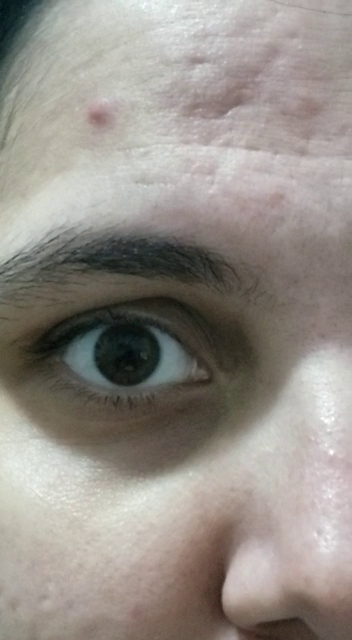
#> input picture frame 38 of videos/v2.mp4, 352 x 640 px
$ python teste.py
#> lines starting #> are read from the running program, lines starting #| are printed output that depends on the picture; after the words box and inside, x2 and y2 are one past the last pixel; in counts of white or black regions, pixels touching at a corner belong together
### funVC.py
#from pyautogui import position as pd
#from pyautogui import moveTo as mt
import win32api as win
import math
import matplotlib.pyplot as mp
import datetime
import pandas as pd

perc_x = .1;
perc_y=.1;
LimiteDist=8
dt=.1; # velocidade com que o cursor vai andar.
eixo_x = []
eixo_y=[]
r=.05
#saida_posicao_olho=[[],[]]
atuador=[0,0]
# [57 lines left out: functions verifica_direcao, atuaMouse, defineOrigem, raioMinimo, not called in this run]


def tracking(pontoInteresse):
    eixo_y.append(pontoInteresse[1])
    eixo_x.append(pontoInteresse[0])

    #print(valores_1)


def plot_cursor():
    mp.plot(eixo_x, eixo_y,'r')
    mp.show()


def defineOrigem1(x,y):
    #funcao para definir nova origem do sistema.
        x_calib_0=x
        y_calib_0=y
        return [x_calib_0,y_calib_0]

### teste.py
import cv2
import funVC as fvc
import numpy as np
import matplotlib.pyplot as mp
video=cv2.VideoCapture('videos/v2.mp4')
font = cv2.FONT_HERSHEY_SIMPLEX

# org
org = (50, 50)

# fontScale
fontScale = 0.5

# Blue color in BGR
color = (0, 255, 255)

# Line thickness of 2 px
thickness = 1
print(type(video))

ret, frame=video.read()
#> frame is the input picture: shape (640, 352, 3); mean B, G, R 137, 143.7, 149.4
rows,cols,_=frame.shape
#> rows = 640; cols = 352
frame=frame[250:500, 40:300]
#> frame: shape (250, 260, 3)
inicio=(300,250)
fim=(20,430)
img_gray=cv2.cvtColor(frame,cv2.COLOR_BGR2GRAY)
img_gray= cv2.blur(img_gray,(11,11))
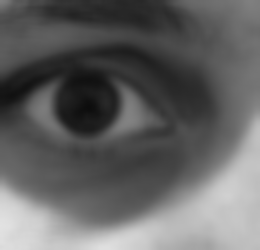
#> img_gray: shape (250, 260); min 13, max 226, mean 99.1
mp.hist(img_gray.ravel(),256,[0,256])
mp.show()
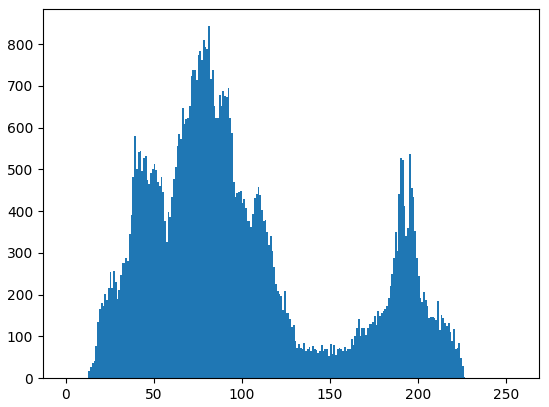
#> figure drawn by matplotlib, 1 panel; tallest bar 843 high, from x = 81 to 82
img_gray =cv2.equalizeHist(img_gray)
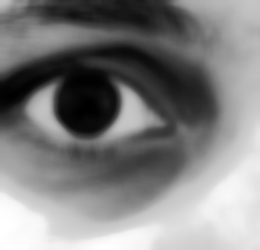
#> img_gray: shape (250, 260); min 0, max 255, mean 128.4
mp.hist(img_gray.ravel(),256,[0,256])
mp.show()
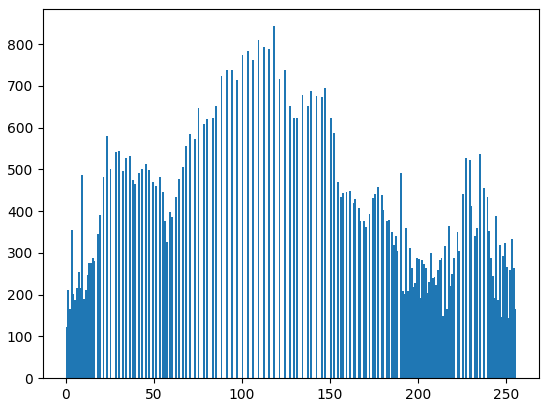
#> figure drawn by matplotlib, 1 panel; tallest bar 843 high, from x = 118 to 119
img_gray=cv2.GaussianBlur(img_gray,(9,9),0)
_, threshold=cv2.threshold(img_gray,0,200,cv2.THRESH_BINARY_INV)
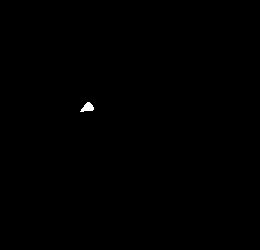
#> threshold: shape (250, 260); values 0 (black) and 200 (white), 0.13% white; 1 white region
contours, hierarchy  = cv2.findContours(threshold, cv2.RETR_TREE, cv2.CHAIN_APPROX_SIMPLE)
#> contours = 1 contour; box (x1, y1, x2, y2) and area: (80, 102, 94, 112) 68
for ctr in contours:
        M=cv2.moments(ctr)
        cx = int(M['m10']/M['m00'])
        cy = int(M['m01']/M['m00'])
        #(x,y,w,h)= cv2.boundingRect(ctr) # geramos um retangulo
        #cv2.drawContours(frame,[ctr],-1,(0,0,255),3)
       # cv2.rectangle(frame,(x,y),(x+w,y+h),(255, 255, 0),1)
        cv2.circle(frame,(cx,cy),10,(255, 255, 0))
        [x_calib_0,y_calib_0]=fvc.defineOrigem1(cx,cy)
#> this loop made 1 pass
#> (cx, cy, x_calib_0, y_calib_0) on pass 1: (87, 106, 87, 106)
#> frame: shape (250, 260, 3); mean B, G, R 90.9, 99.4, 102
        #cv2.rectangle(frame,inicio,fim,(255,0,0),2)
cv2.line(threshold,(x_calib_0,0),(x_calib_0,rows),(255,255,255),1)
cv2.line(threshold,(0,y_calib_0),(cols,y_calib_0),(255,255,255),1)
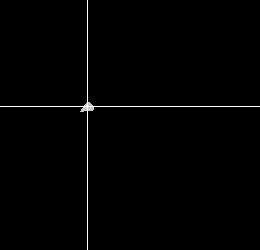
#> threshold: shape (250, 260); min 0, max 255, mean 2.2
org = (cx+4, cy-1)
#> org = (91, 105)
cv2.putText(frame, ' F_0', org, font, fontScale, color, thickness, cv2.LINE_AA)
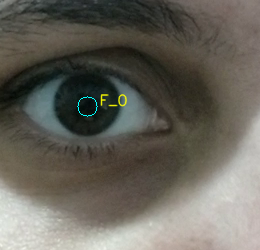
#> frame: shape (250, 260, 3); mean B, G, R 90.9, 99.6, 102.3
#cv2.putText(frame, ' F_0', org, font, fontScale, color, thickness, cv2.LINE_AA)
cv2.imshow('Frame 0',threshold)

cv2.waitKey()

$ run again, starting later in the video
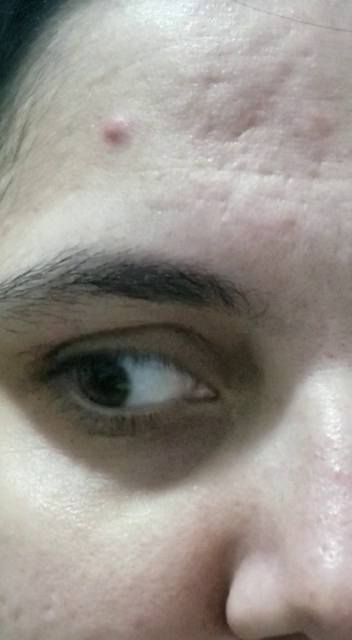
#> input picture frame 171 of videos/v2.mp4, 352 x 640 px
#> frame is the input picture: shape (640, 352, 3); mean B, G, R 140.2, 146.7, 152
#> contours = 1 contour; box (x1, y1, x2, y2) and area: (58, 130, 71, 141) 86
#> the loop `for ctr in contours:` made 1 pass
#> (cx, cy, x_calib_0, y_calib_0) on pass 1: (64, 134, 64, 134)
#> `cv2.line(threshold,(0,y_calib_0),(cols,y_calib_0),(255,255,255),1)`:
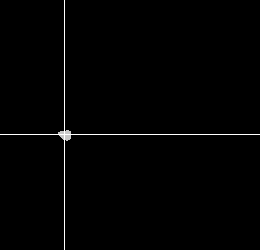
#> threshold: shape (250, 260); min 0, max 255, mean 2.3
#> org = (68, 133)
#> `cv2.putText(frame, ' F_0', org, font, fontScale, color, thickness, cv2..`:
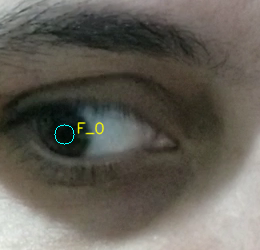
#> frame: shape (250, 260, 3); mean B, G, R 86.8, 95.4, 99.2

$ run again, starting later in the video
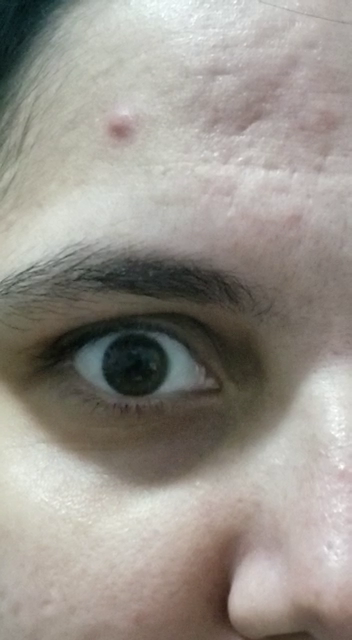
#> input picture frame 305 of videos/v2.mp4, 352 x 640 px
#> frame is the input picture: shape (640, 352, 3); mean B, G, R 140.1, 147.4, 152.5
#> contours = 1 contour; box (x1, y1, x2, y2) and area: (88, 113, 101, 123) 61
#> the loop `for ctr in contours:` made 1 pass
#> (cx, cy, x_calib_0, y_calib_0) on pass 1: (94, 117, 94, 117)
#> `cv2.line(threshold,(0,y_calib_0),(cols,y_calib_0),(255,255,255),1)`:
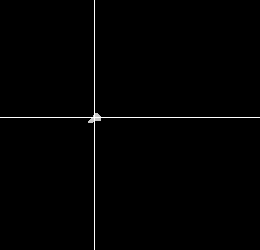
#> threshold: shape (250, 260); min 0, max 255, mean 2.2
#> org = (98, 116)
#> `cv2.putText(frame, ' F_0', org, font, fontScale, color, thickness, cv2..`:
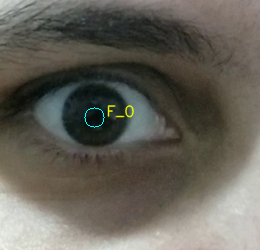
#> frame: shape (250, 260, 3); mean B, G, R 88.1, 97, 99.9
